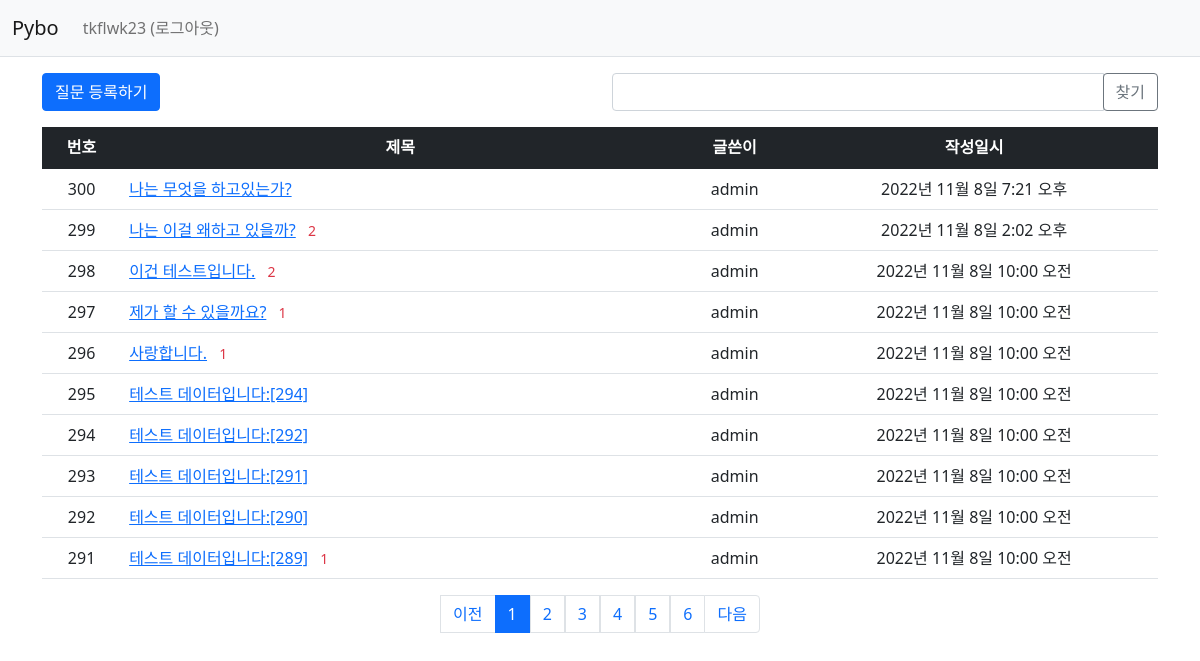
Page /pybo/ (signed in) on the committed database.
### pybo/models.py (models this page shows, shortened)
class Question(models.Model): # 테이블 생성 ( 장고에서는 모델 )
    author = models.ForeignKey(User, on_delete=models.CASCADE, related_name='author_question') # 유저의 질문이므로 유저가 삭제되면 질문도 삭제
    subject = models.CharField(max_length=200) # char형(글자수 제한 O)
    content = models.TextField() # 텍스트 형(글자수 제한 x)
    create_date = models.DateTimeField()
    modify_date = models.DateTimeField(null=True,blank=True) # null값이나 입력 데이터 검증 시 값을 비워둘 수 있음
    voter = models.ManyToManyField(User,related_name='voter_question')  # 추천인 추가 (다대다 관계)

### pybo/views/base_views.py (the view, shortened to what this page needs)
# urls.py: path('',base_views.index, name='index') # /에 해당하는 path
def index(request): # 기본화면 뷰
    page = request.GET.get('page','1') # get방식으로 호출된 url에서 page값을 가져올 때 사용, 디폴트는 1
    kw = request.GET.get('kw','') # get방식으로 호출된 url에서 검색어를 가져올 때
    question_list = Question.objects.order_by('-create_date') # 생성일자 역순으로 정렬한다.
    paginator = Paginator(question_list,10) # 페이지당 10개씩 보여줌
    page_obj = paginator.get_page(page)
    context={'question_list':page_obj,'page':page,'kw':kw}
    return render(request,'pybo/question_list.html',context)

### pybo/templatetags/pybo_filter.py (called while the page is built)
@register.filter
def sub(value, arg):
    return value - arg

### templates/pybo/question_list.html (shortened to what this page needs)
{% extends 'base.html' %}
{% load pybo_filter %}
{% block content %}
<div class="container my-3">
    <div class="row my-3">
        <div class="col-6">
            <a href="{% url 'pybo:question_create' %}" class="btn btn-primary">질문 등록하기</a>
        </div>
        <div class="col-6">
            <div class="input-group">
                <input type="text" id="search_kw" class="form-control" value="{{ kw|default_if_none:'' }}">
                <div class="input-group-append">
                    <button class="btn btn-outline-secondary" type="button" id="btn_search">찾기</button>
                </div>
            </div>
        </div>
    </div>
    <table class="table">
        <thead>
        <tr class="text-center table-dark">
            <th>번호</th>
            <th style="width:50%">제목</th>
            <th>글쓴이</th>
            <th>작성일시</th>
        </tr>
        </thead>
        <tbody>
        {% if question_list %}
        {% for question in question_list %}
        <tr class="text-center">
            <td>
                {{question_list.paginator.count|sub:question_list.start_index|sub:forloop.counter0|add:1 }}
            </td>
            <td class="text-start">
                <a href="{% url 'pybo:detail' question.id %}">{{ question.subject }}</a>
                {% if question.answer_set.count > 0 %}
                <span class="text-danger small mx-2">
                    {{question.answer_set.count}}
                </span>
                {% endif %}
            </td>
            <td>{{ question.author.username}}</td>
            <td>{{ question.create_date }}</td>
        </tr>
        {% endfor %}
        {% else %}
        <tr>
            <td colspan="4">질문이 없습니다.</td>
        </tr>
        {% endif %}
        </tbody>
    </table>
    <ul class="pagination justify-content-center">
        {% if question_list.has_previous %}
        <li class="page-item">
            <a class="page-link" data-page="{{ question_list.previous_page_number }}"
           href="javascript:void(0)">이전</a>
        </li>
        {% else %}
        <li class="page-item-disabled">
            <a class="page-link" tabindex="-1" aria-disabled="true" href="#">이전</a>
        </li>
        {% endif %}
        {% for page_number in question_list.paginator.page_range %}
        {% if page_number >= question_list.number|add:-5 and page_number <= question_list.number|add:5 %}
        {% if page_number == question_list.number %}
        <li class="page-item active" aria-current="page">
            <a class="page-link" data-page="{{ page_number }}"
           href="javascript:void(0)">{{ page_number }}</a>
        </li>
        {% else %}
         <a class="page-link" data-page="{{ page_number }}"
           href="javascript:void(0)">{{ page_number }}</a>
        {% endif %}
        {% endif %}
        {% endfor %}
        {% if question_list.has_next %}
        <li class="page-item">
           <a class="page-link" data-page="{{ question_list.next_page_number }}"
           href="javascript:void(0)">다음</a>
        </li>
        {% else %}
        <li class="page-item disabled">
            <a class="page-link" tabindex="-1" aria-disabled="true" href="#">다음</a>
        </li>
        {% endif %}
    </ul>
</div>
{% endblock %}

### templates/navbar.html (shortened to what this page needs)
<nav class="navbar navbar-expand-lg navbar-light bg-light border-bottom">
    <div class="container-fluid">
        <a class="navbar-brand" href="{% url 'pybo:index' %}">Pybo</a>
        <div class="collapse navbar-collapse" id="navbarSupportedContent">
            <ul class="navbar-nav me-auto mb-2 mb-lg-0">
                <li class="nav-item">
                    {% if user.is_authenticated %}
                    <a class="nav-link" href="{% url 'common:logout' %}">{{ user.username }} (로그아웃)</a>
                    {% else %}
                    <a class="nav-link" href="{% url 'common:login' %}">로그인</a>
                    {% endif %}
                </li>
            </ul>
        </div>
    </div>
</nav>

### rows in the picture
Question: paginator.count|sub "300", subject "나는 무엇을 하고있는가?", author.username "admin", create_date "2022년 11월 8일 7:21 오후"
Question: paginator.count|sub "299", subject "나는 이걸 왜하고 있을까?", answer_set.count "2", author.username "admin", create_date "2022년 11월 8일 2:02 오후"
Question: paginator.count|sub "298", subject "이건 테스트입니다.", answer_set.count "2", author.username "admin", create_date "2022년 11월 8일 10:00 오전"
Question: paginator.count|sub "297", subject "제가 할 수 있을까요?", answer_set.count "1", author.username "admin", create_date "2022년 11월 8일 10:00 오전"
Question: paginator.count|sub "296", subject "사랑합니다.", answer_set.count "1", author.username "admin", create_date "2022년 11월 8일 10:00 오전"
Question: paginator.count|sub "295", subject "테스트 데이터입니다:[294]", author.username "admin", create_date "2022년 11월 8일 10:00 오전"
Question: paginator.count|sub "294", subject "테스트 데이터입니다:[292]", author.username "admin", create_date "2022년 11월 8일 10:00 오전"
Question: paginator.count|sub "293", subject "테스트 데이터입니다:[291]", author.username "admin", create_date "2022년 11월 8일 10:00 오전"
Question: paginator.count|sub "292", subject "테스트 데이터입니다:[290]", author.username "admin", create_date "2022년 11월 8일 10:00 오전"
Question: paginator.count|sub "291", subject "테스트 데이터입니다:[289]", answer_set.count "1", author.username "admin", create_date "2022년 11월 8일 10:00 오전"

### other values in the picture
{{ user.username }} "tkflwk23"
{{ page_number }} "1"
{{ page_number }} "2" "3" "4" "5" "6"
